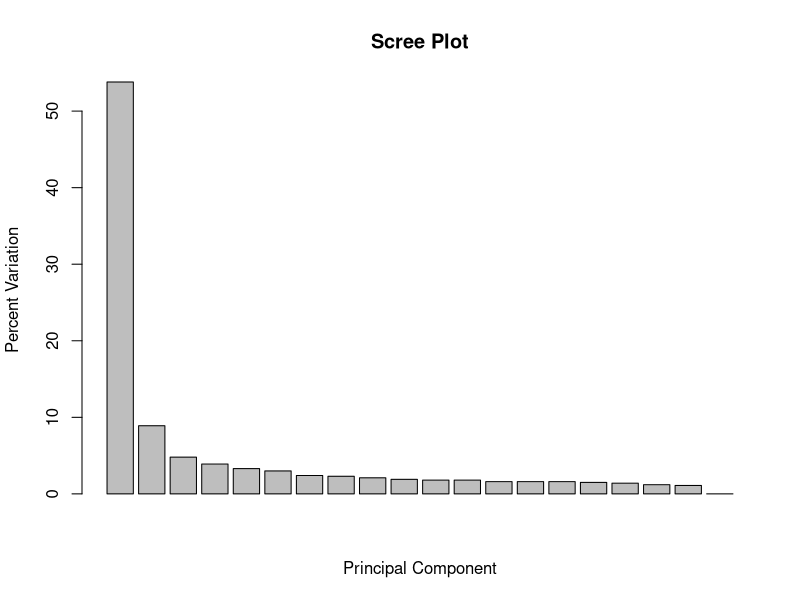
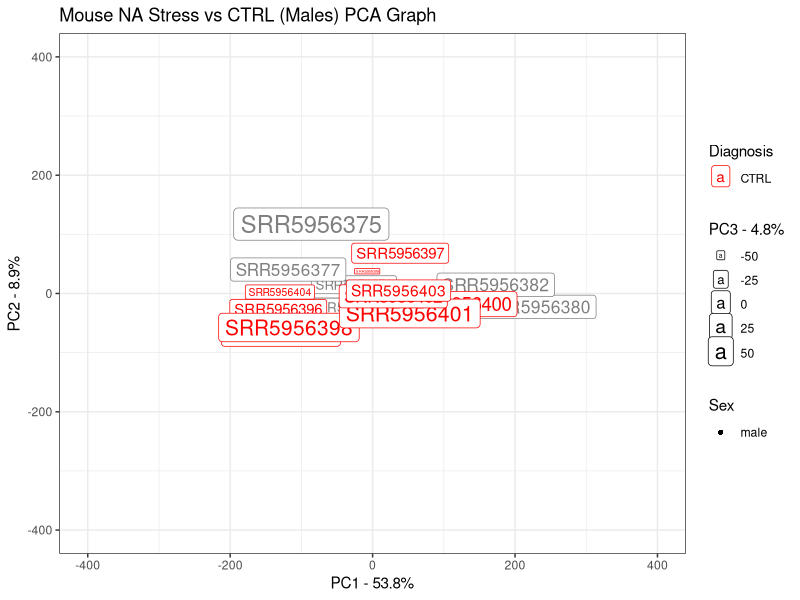

Write R code to recreate these figures, in order.
library(tidyverse)

#Load Mouse NA metadata: Comparison Stress vs. CTRL for Females ----------------
NA_metadata <- read_csv("data/GSE102556-SRA-Mouse-NA-Metadata.csv")
NA_count <-
  read_csv("Galaxy Count Matrix Mapped/Mouse NA/NA_Mouse_Overall_Mapped_Final.csv") %>%
  column_to_rownames("Geneid")

mask <- rowSums(NA_count) > 40

NA_count_filtered <- NA_count[mask,]

#Select row and gender columns for further analysis
NA_metadata_truncated <- NA_metadata %>%
  dplyr::select(Run, gender, Phenotype) %>%
  column_to_rownames("Run") %>%
  as.matrix()

#Add these lines to filter by gender
NA_metadata_truncated <- NA_metadata_truncated[NA_metadata_truncated[,1] == "male",]

na_count_male <- NA_count_filtered[, rownames(NA_metadata_truncated)]

#for female samples, filter out rows that have low/0 variance
na_count_male <- na_count_male[
  rowSums(na_count_male) > sum(NA_metadata_truncated[,1] == "male"),
]

#Extract principal components
pca = prcomp(t(na_count_male), scale = TRUE)

pca.var <- pca$sdev^2
pca.var.per <- round(pca.var/sum(pca.var)*100, 1)

barplot(pca.var.per, main="Scree Plot", xlab="Principal Component", ylab="Percent Variation")

## now make a fancy looking plot that shows the PCs and the variation:
library(ggplot2)

pca.data <- data.frame(Sample=rownames(pca$x),
                       X=pca$x[,1],
                       Y=pca$x[,2],
                       Z=pca$x[,3],
                       Sex=NA_metadata_truncated[rownames(pca$x), 1],
                       Diagnosis=NA_metadata_truncated[rownames(pca$x), 2])
pca.data

ggplot(data=pca.data, aes(x=X, y=Y, label=Sample, shape=Sex, color=Diagnosis, size=Z)) +
  geom_point() +
  geom_label() +
  xlab(paste("PC1 - ", pca.var.per[1], "%", sep="")) +
  scale_x_continuous(limits = c(-400, 400)) +
  ylab(paste("PC2 - ", pca.var.per[2], "%", sep="")) +
  scale_y_continuous(limits = c(-400, 400)) +
  scale_size_continuous(name = paste("PC3 - ", pca.var.per[3], "%", sep="")) +
  theme_bw() +
  ggtitle("Mouse NA Stress vs CTRL (Males) PCA Graph") +
  scale_color_manual(values = c("darkgreen", "red"), breaks = c("MDD", "CTRL"))

## get the name of the top 10 measurements (genes) that contribute
## most to pc1.
loading_scores <- pca$rotation[,1]
gene_scores <- abs(loading_scores) ## get the magnitudes
gene_score_ranked <- sort(gene_scores, decreasing=TRUE)
top_10_genes <- names(gene_score_ranked[1:10])

top_10_genes ## show the names of the top 10 genes

pca$rotation[top_10_genes,1] ## show the scores (and +/- sign)
